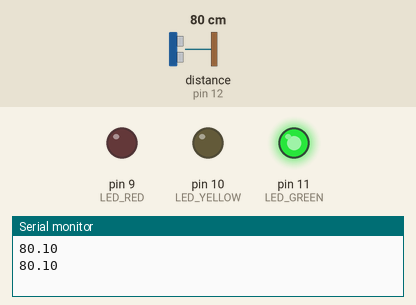
A sketch run on a simulated Arduino Uno, built with avr-gcc and run on an emulated ATmega328P. Shown: output pins drawn as LEDs (lit = HIGH), the last lines printed to the serial monitor. Wiring (inferred from the names in the program): ultrasonic range finder: trigger pin 13; echo pin 12. Inputs (shaded band) come from the test bench; at power-on: distance to the obstacle (sensor on pin 12) 80 cm. The echo pulse lasts 58.3 µs per cm; pins used as bus, display or sensor lines are not drawn.

Above: at 1.8 s.
1.9 s: distance to the obstacle (sensor on pin 12) set to 12 cm
3.4 s: distance to the obstacle (sensor on pin 12) set to 9 cm
At 4.4 s:
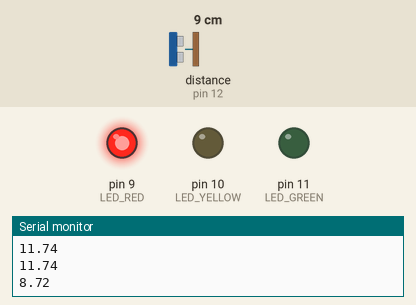
5.5 s: distance to the obstacle (sensor on pin 12) set to 18 cm
At 7.2 s:
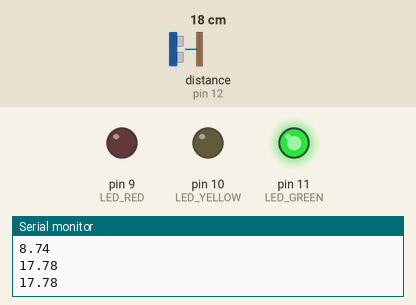
7.5 s: distance to the obstacle (sensor on pin 12) set to 2 cm
At 8.9 s:
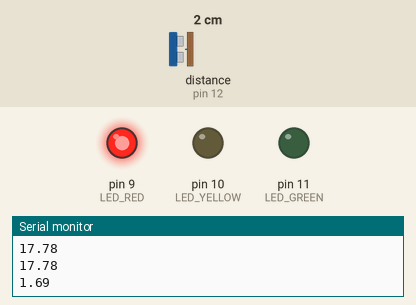
Timing chart, 0 to 10.5 s (numbered marks = the images above; inputs shaded):
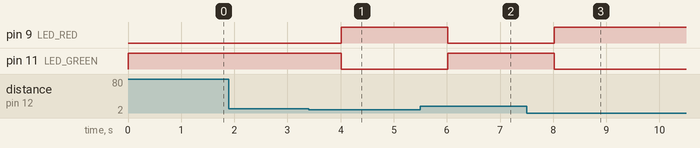

The sketch:

distance.ino
```cpp
/*
 * TNK116 - Internet of Things
 * Sketch for Distance sensing and LED actuation
 * Board Arduino UNO
 * 1 x ultrasonic distance sensor HC-SR04
 * 1 x green LED
 * 1 x red LED
 */

// Setting the pins for the sensor and the LEDs.
// TODO: Set the pins according to your build.
const int trigPin = 13;
const int echoPin = 12;
const int LED_RED = 9;
const int LED_GREEN = 11;
const int LED_YELLOW = 10;

// Setting variables.
float duration, distance;

// Setup for that runs once in the beginning.
// Defining the type of pins and starting a serial connection.
void setup() {
  // TODO: Define the type of pin for the 4 pins.
  Serial.begin(9600);

  pinMode(LED_RED, OUTPUT);
  pinMode(LED_GREEN, OUTPUT);
  pinMode(LED_YELLOW, OUTPUT);

  pinMode(trigPin, OUTPUT);
  pinMode(echoPin, INPUT);

  //digitalWrite(LED_YELLOW, HIGH);
}

// This code will be run forever as a loop.
void loop() {
  //Setting initial paramaters for the HC-SR04 pins
  digitalWrite(trigPin, LOW);

  // Delaying the code and then sends a trigger pulse.
  delayMicroseconds(2);
  digitalWrite(trigPin, HIGH);
  delayMicroseconds(10);
  digitalWrite(trigPin, LOW);

  // Reading the measurements from the HC-SR04.
  duration = pulseIn(echoPin, HIGH);
  // Serial.println(duration);
  // Calculating the distance in cm.
  // TODO: Read the specifications of the HC-SR04 to learn how calculate the
  // distance from the duration. The specifications are found on Lisam.
  distance = duration / 58;

  // Lights up the red LED if the distance is shorter than 10 cm.
  if (distance <=10){
    digitalWrite(LED_GREEN,LOW);
    digitalWrite(LED_RED, HIGH);
  }
  // Lights up the green LED if the distance is longer than 10 cm.
  else {
    digitalWrite(LED_GREEN,HIGH);
    digitalWrite(LED_RED, LOW);
  }

  // Printing the distance on the serial port
  Serial.println(distance);

  // Delaying the code for 100 ms before the loop restarts.
  delay(1000);
}
```

Measured:
- the behaviour switches between 11 and 10 cm on distance to the obstacle (sensor on pin 12) (found by bisection; images 0 and 1)
- after the input at 3.4 s, pin 9 (LED_RED): LOW → HIGH after 0.62 s; pin 11 (LED_GREEN): HIGH → LOW after 0.62 s
- after the input at 5.5 s, pin 9 (LED_RED): HIGH → LOW after 0.52 s; pin 11 (LED_GREEN): LOW → HIGH after 0.52 s
- after the input at 7.5 s, pin 9 (LED_RED): LOW → HIGH after 0.52 s; pin 11 (LED_GREEN): HIGH → LOW after 0.52 s
